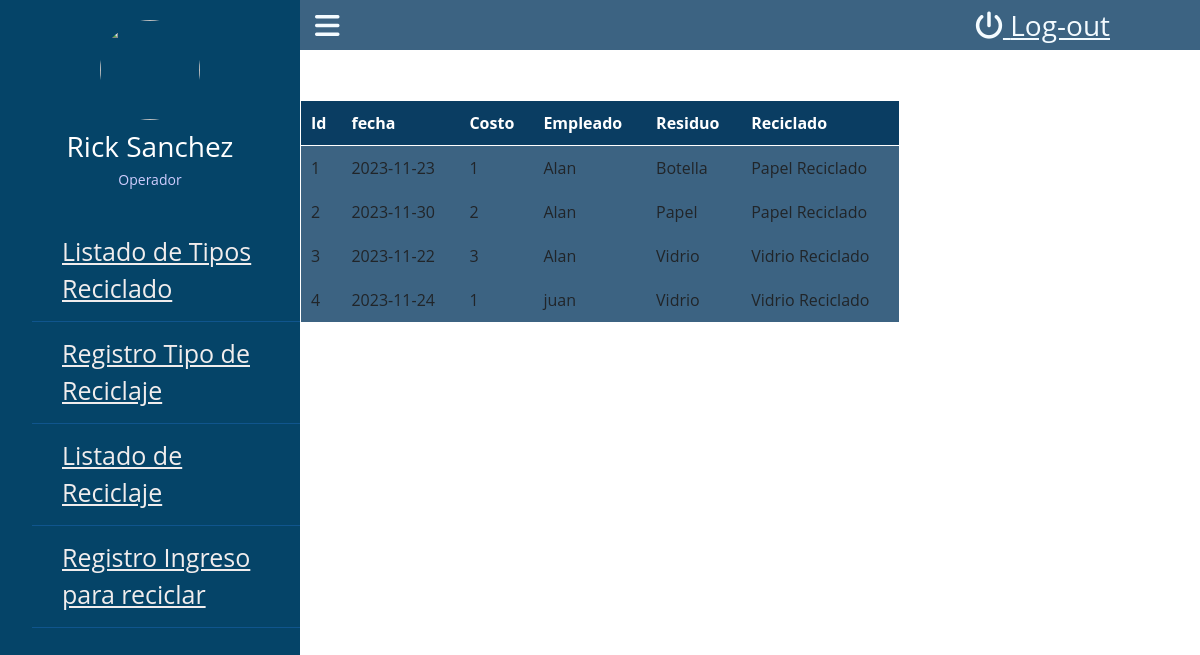
The app's page /view/Reciclo/ingresoReciclaje.php with its own data.
### tables this page shows
CREATE TABLE `reciclado` (
  `id` int(11) NOT NULL,
  `id_residuo` int(11) NOT NULL,
  `id_reciclaje` int(11) NOT NULL,
  `id_usuario` int(11) NOT NULL,
  `fecha` date NOT NULL,
  `montoReciclado` int(11) NOT NULL
);

CREATE TABLE `usuarios` (
  `id` int(11) NOT NULL,
  `nombre` varchar(50) DEFAULT NULL,
  `apellido` varchar(50) DEFAULT NULL,
  `username` varchar(50) DEFAULT NULL,
  `password` varchar(255) DEFAULT NULL,
  `role` varchar(20) DEFAULT NULL
);

CREATE TABLE `residuo` (
  `id` int(11) NOT NULL,
  `nombre` varchar(255) NOT NULL,
  `cantidad` int(11) NOT NULL
);

CREATE TABLE `treciclado` (
  `id` int(11) NOT NULL,
  `nombre` varchar(255) NOT NULL,
  `cantidad` int(11) NOT NULL
);

### controladores/ListRecicly.php (shortened to what this page needs)
<?php
$connection = mysqli_connect('localhost', 'root', '', 'waste');
$query = "SELECT i.id, i.fecha, i.montoReciclado, u.nombre AS usuario_nombre, r.nombre AS residuo_nombre
            , p.nombre AS reciclado_nombre FROM reciclado i
            LEFT JOIN usuarios u ON i.id_usuario = u.id
            LEFT JOIN residuo r ON i.id_residuo = r.id
            LEFT JOIN treciclado p ON i.id_reciclaje = p.id";
$result = mysqli_query($connection, $query);
while ($row = mysqli_fetch_assoc($result)) {
    echo "<tr>";
    echo "<td>" . $row['id'] . "</td>";
    echo "<td>" . $row['fecha'] . "</td>";
    echo "<td>" . $row['montoReciclado'] . "</td>";
    echo "<td>" . $row['usuario_nombre'] . "</td>";
    echo "<td>" . $row['residuo_nombre'] . "</td>";
    echo "<td>" . $row['reciclado_nombre'] . "</td>";
    echo "</tr>";
}
?>

### view/css/principal.css (style rules this page uses)
* { list-style: none; text-decoration: none; margin:0 ; padding: 0; box-sizing: border-box; font-family: 'open sans', sans-serif; }
body { background-color: #f5f6fa; }
.tablas td, th { padding: 10px; }
.tablas tr { transition: all ease 300ms; }

### records on screen
reciclado: id "1", fecha "2023-11-23", montoReciclado "1", id_usuario.nombre "Alan", id_residuo.nombre "Botella", id_reciclaje.nombre "Papel Reciclado"
reciclado: id "2", fecha "2023-11-30", montoReciclado "2", id_usuario.nombre "Alan", id_residuo.nombre "Papel", id_reciclaje.nombre "Papel Reciclado"
reciclado: id "3", fecha "2023-11-22", montoReciclado "3", id_usuario.nombre "Alan", id_residuo.nombre "Vidrio", id_reciclaje.nombre "Vidrio Reciclado"
reciclado: id "4", fecha "2023-11-24", montoReciclado "1", id_usuario.nombre "juan", id_residuo.nombre "Vidrio", id_reciclaje.nombre "Vidrio Reciclado"
